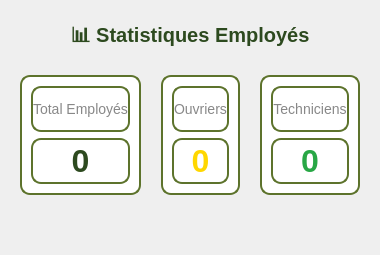
          <widget class="QWidget" name="employeStatsTab">
           <attribute name="title">
            <string>Statistiques</string>
           </attribute>
           <layout class="QVBoxLayout" name="employeTab2Layout">
            <property name="spacing">
             <number>20</number>
            </property>
            <property name="margin" stdset="0">
             <number>20</number>
            </property>
            <item>
             <widget class="QLabel" name="statsLabelEmploye">
              <property name="styleSheet">
               <string>font-size: 20px; color: #2d4a1f; font-weight: bold;</string>
              </property>
              <property name="text">
               <string>📊 Statistiques Employés</string>
              </property>
              <property name="alignment">
               <set>Qt::AlignmentFlag::AlignCenter</set>
              </property>
             </widget>
            </item>
            <item>
             <layout class="QHBoxLayout" name="statsCardsLayoutEmploye">
              <item>
               <widget class="QFrame" name="cardTotalEmployes">
                <property name="minimumSize">
                 <size>
                  <width>0</width>
                  <height>120</height>
                 </size>
                </property>
                <property name="styleSheet">
                 <string>background: white; border: 2px solid #5d732c; border-radius: 10px;</string>
                </property>
                <layout class="QVBoxLayout">
                 <item>
                  <widget class="QLabel" name="labelTotalEmployes">
                   <property name="styleSheet">
                    <string>font-size: 14px; color: #888;</string>
                   </property>
                   <property name="text">
                    <string>Total Employés</string>
                   </property>
                   <property name="alignment">
                    <set>Qt::AlignmentFlag::AlignCenter</set>
                   </property>
                  </widget>
                 </item>
                 <item>
                  <widget class="QLabel" name="valueTotalEmployes">
                   <property name="styleSheet">
                    <string>font-size: 32px; color: #2d4a1f; font-weight: bold;</string>
                   </property>
                   <property name="text">
                    <string>0</string>
                   </property>
                   <property name="alignment">
                    <set>Qt::AlignmentFlag::AlignCenter</set>
                   </property>
                  </widget>
                 </item>
                </layout>
               </widget>
              </item>
              <item>
               <widget class="QFrame" name="cardOuvriers">
                <property name="minimumSize">
                 <size>
                  <width>0</width>
                  <height>120</height>
                 </size>
                </property>
                <property name="styleSheet">
                 <string>background: white; border: 2px solid #5d732c; border-radius: 10px;</string>
                </property>
                <layout class="QVBoxLayout">
                 <item>
                  <widget class="QLabel" name="labelOuvriers">
                   <property name="styleSheet">
                    <string>font-size: 14px; color: #888;</string>
                   </property>
                   <property name="text">
                    <string>Ouvriers</string>
                   </property>
                   <property name="alignment">
                    <set>Qt::AlignmentFlag::AlignCenter</set>
                   </property>
                  </widget>
                 </item>
                 <item>
                  <widget class="QLabel" name="valueOuvriers">
                   <property name="styleSheet">
                    <string>font-size: 32px; color: #ffd700; font-weight: bold;</string>
                   </property>
                   <property name="text">
                    <string>0</string>
                   </property>
                   <property name="alignment">
                    <set>Qt::AlignmentFlag::AlignCenter</set>
                   </property>
                  </widget>
                 </item>
                </layout>
               </widget>
              </item>
              <item>
               <widget class="QFrame" name="cardTechniciens">
                <property name="minimumSize">
                 <size>
                  <width>0</width>
                  <height>120</height>
                 </size>
                </property>
                <property name="styleSheet">
                 <string>background: white; border: 2px solid #5d732c; border-radius: 10px;</string>
                </property>
                <layout class="QVBoxLayout">
                 <item>
                  <widget class="QLabel" name="labelTechniciens">
                   <property name="styleSheet">
                    <string>font-size: 14px; color: #888;</string>
                   </property>
                   <property name="text">
                    <string>Techniciens</string>
                   </property>
                   <property name="alignment">
                    <set>Qt::AlignmentFlag::AlignCenter</set>
                   </property>
                  </widget>
                 </item>
                 <item>
                  <widget class="QLabel" name="valueTechniciens">
                   <property name="styleSheet">
                    <string>font-size: 32px; color: #28a745; font-weight: bold;</string>
                   </property>
                   <property name="text">
                    <string>0</string>
                   </property>
                   <property name="alignment">
                    <set>Qt::AlignmentFlag::AlignCenter</set>
                   </property>
                  </widget>
                 </item>
                </layout>
               </widget>
              </item>
             </layout>
            </item>
            <item>
             <spacer>
              <property name="orientation">
               <enum>Qt::Orientation::Vertical</enum>
              </property>
              <property name="sizeHint" stdset="0">
               <size>
                <width>20</width>
                <height>40</height>
               </size>
              </property>
             </spacer>
            </item>
           </layout>
          </widget>
